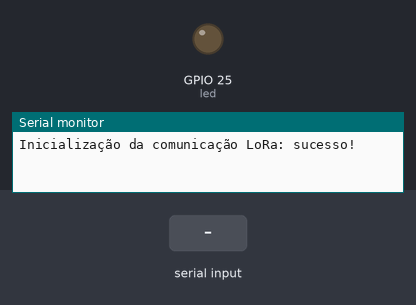
The sketch below on a simulated ESP32. Shown: output pins drawn as LEDs (lit = HIGH), the last lines printed to the serial monitor. The test bench sets the inputs (shaded band). No radio packets arrive unless stated.

Above: at 1.2 s.
1.3 s: "A" received over Serial
At 1.9 s:
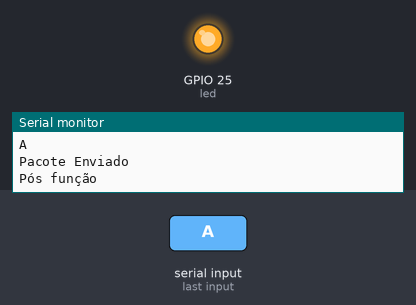
4.3 s: "1" received over Serial
Timing chart, 0 to 7.3 s (numbered marks = the images above; inputs shaded):
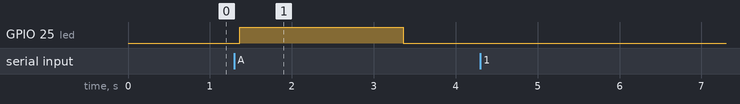

Measured:
- after the input at 1.3 s, GPIO 25 (led): LOW → HIGH after 0.06 s, → LOW 2.0 s later

The sketch:

EspRXTXTransmissorVerde.ino
```cpp
// bibliotecas para a comunicação Lora
#include <SPI.h>
#include <LoRa.h>

// Bibliotecas para o display OLED
#include <Wire.h>
#include <Adafruit_GFX.h>
#include <Adafruit_SSD1306.h>

// Bibliotecas para placa de RFID (RC522)
#include <MFRC522.h>

// Define os pinos do LoRa
#define LORA_SCK 5
#define LORA_MISO 19
#define LORA_MOSI 27
#define LORA_SS 18
#define LORA_RST 14
#define LORA_DI0 26

#define led 25

void setup()
{
    SPI.end();
    Serial.begin(9600);
    pinMode(led, OUTPUT);   // define saida digial led
    digitalWrite(led, LOW); // seta o led em low
    SPI.begin(LORA_SCK, LORA_MISO, LORA_MOSI, LORA_SS);
    while (!Serial)
        ;

    // CONFIGURAÇÃO INICIAL DO LORA
    if (!LoRa.begin(915E6))
    {
        Serial.println("Inicialização da comunicação LoRa: falha!");
        for (;;)
            ;
    }
    else
    {
        Serial.println("Inicialização da comunicação LoRa: sucesso!");
    }
}

void use_lora()
{

    // A partir daqui será preparado o pacote
    // a ser enviado pelo protocolo LoRa
    // Inicia o pacote codificado
    LoRa.beginPacket();

    // Imprime no Monitor Serial da Arduino IDE
    // a mensagem "ola pacote"
    LoRa.print("COMANDO::VERDE");

    // Imprime no Monitor Serial da Arduino IDE
    // a mensagem "ola pacote"
    // LoRa.print(counter);

    // Termina o pacote codificado
    LoRa.endPacket();
    Serial.println("Pacote Enviado");
}

void loop()
{
    if (Serial.available() > 0)
    {
        char c = Serial.read();
        Serial.println(c);
        if (c == 'A')
        {
            use_lora();
            digitalWrite(led, HIGH);
            Serial.println("Pós função");
            delay(2000);
            digitalWrite(led, LOW);
        }
    }
}
```
